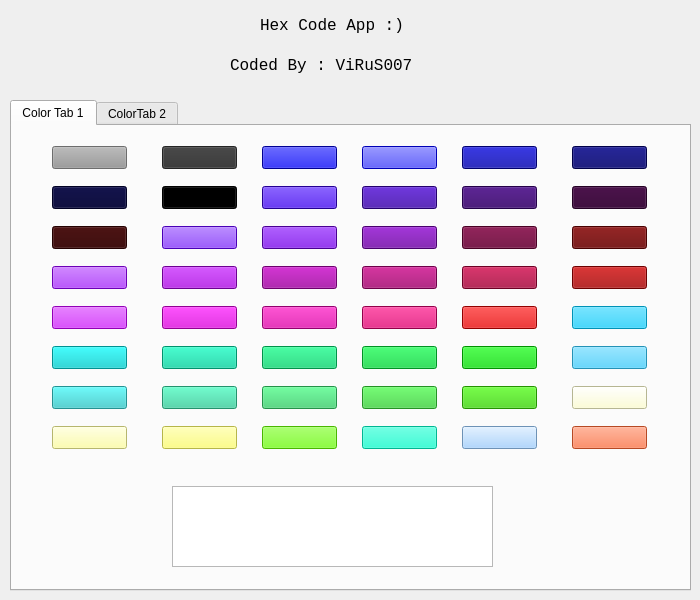
<?xml version="1.0" encoding="UTF-8"?>
<ui version="4.0">
 <class>Form</class>
 <widget class="QWidget" name="Form">
  <property name="geometry">
   <rect>
    <x>0</x>
    <y>0</y>
    <width>700</width>
    <height>600</height>
   </rect>
  </property>
  <property name="minimumSize">
   <size>
    <width>700</width>
    <height>600</height>
   </size>
  </property>
  <property name="maximumSize">
   <size>
    <width>700</width>
    <height>600</height>
   </size>
  </property>
  <property name="windowTitle">
   <string>Hex Color</string>
  </property>
  <property name="windowIcon">
   <iconset resource="file.qrc">
    <normaloff>:/image/File/Image-And-Icon/settings-icon.png</normaloff>:/image/File/Image-And-Icon/settings-icon.png</iconset>
  </property>
  <widget class="QTabWidget" name="tabWidget">
   <property name="geometry">
    <rect>
     <x>10</x>
     <y>100</y>
     <width>681</width>
     <height>491</height>
    </rect>
   </property>
   <property name="currentIndex">
    <number>0</number>
   </property>
   <widget class="QWidget" name="tab">
    <attribute name="title">
     <string>Color Tab 1</string>
    </attribute>
    <widget class="QPushButton" name="pushButton">
     <property name="geometry">
      <rect>
       <x>40</x>
       <y>20</y>
       <width>75</width>
       <height>23</height>
      </rect>
     </property>
     <property name="styleSheet">
      <string notr="true">background-color: rgb(153, 153, 153);</string>
     </property>
     <property name="text">
      <string/>
     </property>
    </widget>
    <widget class="QTextEdit" name="textEdit">
     <property name="geometry">
      <rect>
       <x>160</x>
       <y>360</y>
       <width>321</width>
       <height>81</height>
      </rect>
     </property>
     <property name="font">
      <font>
       <pointsize>14</pointsize>
      </font>
     </property>
    </widget>
    <widget class="QPushButton" name="pushButton_2">
     <property name="geometry">
      <rect>
       <x>150</x>
       <y>20</y>
       <width>75</width>
       <height>23</height>
      </rect>
     </property>
     <property name="styleSheet">
      <string notr="true">background-color: rgb(51, 51, 51);</string>
     </property>
     <property name="text">
      <string/>
     </property>
    </widget>
    <widget class="QPushButton" name="pushButton_3">
     <property name="geometry">
      <rect>
       <x>250</x>
       <y>20</y>
       <width>75</width>
       <height>23</height>
      </rect>
     </property>
     <property name="styleSheet">
      <string notr="true">background-color: rgb(0, 0, 204);</string>
     </property>
     <property name="text">
      <string/>
     </property>
    </widget>
    <widget class="QPushButton" name="pushButton_4">
     <property name="geometry">
      <rect>
       <x>350</x>
       <y>20</y>
       <width>75</width>
       <height>23</height>
      </rect>
     </property>
     <property name="styleSheet">
      <string notr="true">background-color: rgb(0, 0, 255);</string>
     </property>
     <property name="text">
      <string/>
     </property>
    </widget>
    <widget class="QPushButton" name="pushButton_5">
     <property name="geometry">
      <rect>
       <x>450</x>
       <y>20</y>
       <width>75</width>
       <height>23</height>
      </rect>
     </property>
     <property name="styleSheet">
      <string notr="true">background-color: rgb(0, 0, 153);</string>
     </property>
     <property name="text">
      <string/>
     </property>
    </widget>
    <widget class="QPushButton" name="pushButton_6">
     <property name="geometry">
      <rect>
       <x>560</x>
       <y>20</y>
       <width>75</width>
       <height>23</height>
      </rect>
     </property>
     <property name="styleSheet">
      <string notr="true">background-color: rgb(0, 0, 102);</string>
     </property>
     <property name="text">
      <string/>
     </property>
    </widget>
    <widget class="QPushButton" name="pushButton_7">
     <property name="geometry">
      <rect>
       <x>40</x>
       <y>60</y>
       <width>75</width>
       <height>23</height>
      </rect>
     </property>
     <property name="styleSheet">
      <string notr="true">background-color: rgb(0, 0, 51);</string>
     </property>
     <property name="text">
      <string/>
     </property>
    </widget>
    <widget class="QPushButton" name="pushButton_8">
     <property name="geometry">
      <rect>
       <x>150</x>
       <y>60</y>
       <width>75</width>
       <height>23</height>
      </rect>
     </property>
     <property name="styleSheet">
      <string notr="true">background-color: rgb(0, 0, 0);</string>
     </property>
     <property name="text">
      <string/>
     </property>
    </widget>
    <widget class="QPushButton" name="pushButton_9">
     <property name="geometry">
      <rect>
       <x>250</x>
       <y>60</y>
       <width>75</width>
       <height>23</height>
      </rect>
     </property>
     <property name="styleSheet">
      <string notr="true">background-color: rgb(51, 0, 204);</string>
     </property>
     <property name="text">
      <string/>
     </property>
    </widget>
    <widget class="QPushButton" name="pushButton_10">
     <property name="geometry">
      <rect>
       <x>350</x>
       <y>60</y>
       <width>75</width>
       <height>23</height>
      </rect>
     </property>
     <property name="styleSheet">
      <string notr="true">background-color: rgb(51, 0, 153);</string>
     </property>
     <property name="text">
      <string/>
     </property>
    </widget>
    <widget class="QPushButton" name="pushButton_11">
     <property name="geometry">
      <rect>
       <x>450</x>
       <y>60</y>
       <width>75</width>
       <height>23</height>
      </rect>
     </property>
     <property name="styleSheet">
      <string notr="true">background-color: rgb(51, 0, 102);</string>
     </property>
     <property name="text">
      <string/>
     </property>
    </widget>
    <widget class="QPushButton" name="pushButton_12">
     <property name="geometry">
      <rect>
       <x>560</x>
       <y>60</y>
       <width>75</width>
       <height>23</height>
      </rect>
     </property>
     <property name="styleSheet">
      <string notr="true">background-color: rgb(51, 0, 51);</string>
     </property>
     <property name="text">
      <string/>
     </property>
    </widget>
    <widget class="QPushButton" name="pushButton_13">
     <property name="geometry">
      <rect>
       <x>40</x>
       <y>100</y>
       <width>75</width>
       <height>23</height>
      </rect>
     </property>
     <property name="styleSheet">
      <string notr="true">background-color: rgb(51, 0, 0);</string>
     </property>
     <property name="text">
      <string/>
     </property>
    </widget>
    <widget class="QPushButton" name="pushButton_14">
     <property name="geometry">
      <rect>
       <x>150</x>
       <y>100</y>
       <width>75</width>
       <height>23</height>
      </rect>
     </property>
     <property name="styleSheet">
      <string notr="true">background-color: rgb(102, 0, 255);</string>
     </property>
     <property name="text">
      <string/>
     </property>
    </widget>
    <widget class="QPushButton" name="pushButton_15">
     <property name="geometry">
      <rect>
       <x>250</x>
       <y>100</y>
       <width>75</width>
       <height>23</height>
      </rect>
     </property>
     <property name="styleSheet">
      <string notr="true">background-color: rgb(102, 0, 204);</string>
     </property>
     <property name="text">
      <string/>
     </property>
    </widget>
    <widget class="QPushButton" name="pushButton_16">
     <property name="geometry">
      <rect>
       <x>350</x>
       <y>100</y>
       <width>75</width>
       <height>23</height>
      </rect>
     </property>
     <property name="styleSheet">
      <string notr="true">background-color: rgb(102, 0, 153);</string>
     </property>
     <property name="text">
      <string/>
     </property>
    </widget>
    <widget class="QPushButton" name="pushButton_17">
     <property name="geometry">
      <rect>
       <x>450</x>
       <y>100</y>
       <width>75</width>
       <height>23</height>
      </rect>
     </property>
     <property name="styleSheet">
      <string notr="true">background-color: rgb(102, 0, 51);</string>
     </property>
     <property name="text">
      <string/>
     </property>
    </widget>
    <widget class="QPushButton" name="pushButton_18">
     <property name="geometry">
      <rect>
       <x>560</x>
       <y>100</y>
       <width>75</width>
       <height>23</height>
      </rect>
     </property>
     <property name="styleSheet">
      <string notr="true">background-color: rgb(102, 0, 0);</string>
     </property>
     <property name="text">
      <string/>
     </property>
    </widget>
    <widget class="QPushButton" name="pushButton_19">
     <property name="geometry">
      <rect>
       <x>40</x>
       <y>140</y>
       <width>75</width>
       <height>23</height>
      </rect>
     </property>
     <property name="styleSheet">
      <string notr="true">background-color: rgb(153, 0, 255);</string>
     </property>
     <property name="text">
      <string/>
     </property>
    </widget>
    <widget class="QPushButton" name="pushButton_20">
     <property name="geometry">
      <rect>
       <x>150</x>
       <y>140</y>
       <width>75</width>
       <height>23</height>
      </rect>
     </property>
     <property name="styleSheet">
      <string notr="true">background-color: rgb(153, 0, 204);</string>
     </property>
     <property name="text">
      <string/>
     </property>
    </widget>
    <widget class="QPushButton" name="pushButton_21">
     <property name="geometry">
      <rect>
       <x>250</x>
       <y>140</y>
       <width>75</width>
       <height>23</height>
      </rect>
     </property>
     <property name="styleSheet">
      <string notr="true">background-color: rgb(153, 0, 153);</string>
     </property>
     <property name="text">
      <string/>
     </property>
    </widget>
    <widget class="QPushButton" name="pushButton_22">
     <property name="geometry">
      <rect>
       <x>350</x>
       <y>140</y>
       <width>75</width>
       <height>23</height>
      </rect>
     </property>
     <property name="styleSheet">
      <string notr="true">background-color: rgb(153, 0, 102);</string>
     </property>
     <property name="text">
      <string/>
     </property>
    </widget>
    <widget class="QPushButton" name="pushButton_23">
     <property name="geometry">
      <rect>
       <x>450</x>
       <y>140</y>
       <width>75</width>
       <height>23</height>
      </rect>
     </property>
     <property name="styleSheet">
      <string notr="true">background-color: rgb(153, 0, 51);</string>
     </property>
     <property name="text">
      <string/>
     </property>
    </widget>
    <widget class="QPushButton" name="pushButton_24">
     <property name="geometry">
      <rect>
       <x>560</x>
       <y>140</y>
       <width>75</width>
       <height>23</height>
      </rect>
     </property>
     <property name="styleSheet">
      <string notr="true">background-color: rgb(153, 0, 0);</string>
     </property>
     <property name="text">
      <string/>
     </property>
    </widget>
    <widget class="QPushButton" name="pushButton_25">
     <property name="geometry">
      <rect>
       <x>40</x>
       <y>180</y>
       <width>75</width>
       <height>23</height>
      </rect>
     </property>
     <property name="styleSheet">
      <string notr="true">background-color: rgb(204, 0, 255);</string>
     </property>
     <property name="text">
      <string/>
     </property>
    </widget>
    <widget class="QPushButton" name="pushButton_26">
     <property name="geometry">
      <rect>
       <x>150</x>
       <y>180</y>
       <width>75</width>
       <height>23</height>
      </rect>
     </property>
     <property name="styleSheet">
      <string notr="true">background-color: rgb(204, 0, 204);</string>
     </property>
     <property name="text">
      <string/>
     </property>
    </widget>
    <widget class="QPushButton" name="pushButton_27">
     <property name="geometry">
      <rect>
       <x>250</x>
       <y>180</y>
       <width>75</width>
       <height>23</height>
      </rect>
     </property>
     <property name="styleSheet">
      <string notr="true">background-color: rgb(204, 0, 153);</string>
     </property>
     <property name="text">
      <string/>
     </property>
    </widget>
    <widget class="QPushButton" name="pushButton_28">
     <property name="geometry">
      <rect>
       <x>350</x>
       <y>180</y>
       <width>75</width>
       <height>23</height>
      </rect>
     </property>
     <property name="styleSheet">
      <string notr="true">background-color: rgb(204, 0, 102);</string>
     </property>
     <property name="text">
      <string/>
     </property>
    </widget>
    <widget class="QPushButton" name="pushButton_29">
     <property name="geometry">
      <rect>
       <x>450</x>
       <y>180</y>
       <width>75</width>
       <height>23</height>
      </rect>
     </property>
     <property name="styleSheet">
      <string notr="true">background-color: rgb(204, 0, 0);</string>
     </property>
     <property name="text">
      <string/>
     </property>
    </widget>
    <widget class="QPushButton" name="pushButton_30">
     <property name="geometry">
      <rect>
       <x>560</x>
       <y>180</y>
       <width>75</width>
       <height>23</height>
      </rect>
     </property>
     <property name="styleSheet">
      <string notr="true">background-color: rgb(0, 204, 255);</string>
     </property>
     <property name="text">
      <string/>
     </property>
    </widget>
    <widget class="QPushButton" name="pushButton_31">
     <property name="geometry">
      <rect>
       <x>40</x>
       <y>220</y>
       <width>75</width>
       <height>23</height>
      </rect>
     </property>
     <property name="styleSheet">
      <string notr="true">background-color: rgb(0, 204, 204);</string>
     </property>
     <property name="text">
      <string/>
     </property>
    </widget>
    <widget class="QPushButton" name="pushButton_32">
     <property name="geometry">
      <rect>
       <x>150</x>
       <y>220</y>
       <width>75</width>
       <height>23</height>
      </rect>
     </property>
     <property name="styleSheet">
      <string notr="true">background-color: rgb(0, 204, 153);</string>
     </property>
     <property name="text">
      <string/>
     </property>
    </widget>
    <widget class="QPushButton" name="pushButton_33">
     <property name="geometry">
      <rect>
       <x>250</x>
       <y>220</y>
       <width>75</width>
       <height>23</height>
      </rect>
     </property>
     <property name="styleSheet">
      <string notr="true">background-color: rgb(0, 204, 102);</string>
     </property>
     <property name="text">
      <string/>
     </property>
    </widget>
    <widget class="QPushButton" name="pushButton_34">
     <property name="geometry">
      <rect>
       <x>350</x>
       <y>220</y>
       <width>75</width>
       <height>23</height>
      </rect>
     </property>
     <property name="styleSheet">
      <string notr="true">background-color: rgb(0, 204, 51);</string>
     </property>
     <property name="text">
      <string/>
     </property>
    </widget>
    <widget class="QPushButton" name="pushButton_35">
     <property name="geometry">
      <rect>
       <x>450</x>
       <y>220</y>
       <width>75</width>
       <height>23</height>
      </rect>
     </property>
     <property name="styleSheet">
      <string notr="true">background-color: rgb(0, 204, 0);</string>
     </property>
     <property name="text">
      <string/>
     </property>
    </widget>
    <widget class="QPushButton" name="pushButton_36">
     <property name="geometry">
      <rect>
       <x>560</x>
       <y>220</y>
       <width>75</width>
       <height>23</height>
      </rect>
     </property>
     <property name="styleSheet">
      <string notr="true">background-color: rgb(51, 204, 255);</string>
     </property>
     <property name="text">
      <string/>
     </property>
    </widget>
    <widget class="QPushButton" name="pushButton_37">
     <property name="geometry">
      <rect>
       <x>40</x>
       <y>260</y>
       <width>75</width>
       <height>23</height>
      </rect>
     </property>
     <property name="styleSheet">
      <string notr="true">background-color: rgb(51, 204, 204);</string>
     </property>
     <property name="text">
      <string/>
     </property>
    </widget>
    <widget class="QPushButton" name="pushButton_38">
     <property name="geometry">
      <rect>
       <x>150</x>
       <y>260</y>
       <width>75</width>
       <height>23</height>
      </rect>
     </property>
     <property name="styleSheet">
      <string notr="true">background-color: rgb(51, 204, 153);</string>
     </property>
     <property name="text">
      <string/>
     </property>
    </widget>
    <widget class="QPushButton" name="pushButton_39">
     <property name="geometry">
      <rect>
       <x>250</x>
       <y>260</y>
       <width>75</width>
       <height>23</height>
      </rect>
     </property>
     <property name="styleSheet">
      <string notr="true">background-color: rgb(51, 204, 102);</string>
     </property>
     <property name="text">
      <string/>
     </property>
    </widget>
    <widget class="QPushButton" name="pushButton_40">
     <property name="geometry">
      <rect>
       <x>350</x>
       <y>260</y>
       <width>75</width>
       <height>23</height>
      </rect>
     </property>
     <property name="styleSheet">
      <string notr="true">background-color: rgb(51, 204, 51);</string>
     </property>
     <property name="text">
      <string/>
     </property>
    </widget>
    <widget class="QPushButton" name="pushButton_41">
     <property name="geometry">
      <rect>
       <x>450</x>
       <y>260</y>
       <width>75</width>
       <height>23</height>
      </rect>
     </property>
     <property name="styleSheet">
      <string notr="true">background-color: rgb(51, 204, 0);</string>
     </property>
     <property name="text">
      <string/>
     </property>
    </widget>
    <widget class="QPushButton" name="pushButton_42">
     <property name="geometry">
      <rect>
       <x>560</x>
       <y>260</y>
       <width>75</width>
       <height>23</height>
      </rect>
     </property>
     <property name="styleSheet">
      <string notr="true">background-color: rgb(255, 255, 204);</string>
     </property>
     <property name="text">
      <string/>
     </property>
    </widget>
    <widget class="QPushButton" name="pushButton_43">
     <property name="geometry">
      <rect>
       <x>40</x>
       <y>300</y>
       <width>75</width>
       <height>23</height>
      </rect>
     </property>
     <property name="styleSheet">
      <string notr="true">background-color: rgb(255, 255, 153);</string>
     </property>
     <property name="text">
      <string/>
     </property>
    </widget>
    <widget class="QPushButton" name="pushButton_44">
     <property name="geometry">
      <rect>
       <x>150</x>
       <y>300</y>
       <width>75</width>
       <height>23</height>
      </rect>
     </property>
     <property name="styleSheet">
      <string notr="true">background-color: rgb(255, 255, 102);</string>
     </property>
     <property name="text">
      <string/>
     </property>
    </widget>
    <widget class="QPushButton" name="pushButton_45">
     <property name="geometry">
      <rect>
       <x>250</x>
       <y>300</y>
       <width>75</width>
       <height>23</height>
      </rect>
     </property>
     <property name="styleSheet">
      <string notr="true">background-color: rgb(102, 255, 0);</string>
     </property>
     <property name="text">
      <string/>
     </property>
    </widget>
    <widget class="QPushButton" name="pushButton_46">
     <property name="geometry">
      <rect>
       <x>350</x>
       <y>300</y>
       <width>75</width>
       <height>23</height>
      </rect>
     </property>
     <property name="styleSheet">
      <string notr="true">background-color: rgb(0, 255, 204);</string>
     </property>
     <property name="text">
      <string/>
     </property>
    </widget>
    <widget class="QPushButton" name="pushButton_47">
     <property name="geometry">
      <rect>
       <x>450</x>
       <y>300</y>
       <width>75</width>
       <height>23</height>
      </rect>
     </property>
     <property name="styleSheet">
      <string notr="true">background-color: rgb(153, 204, 255);</string>
     </property>
     <property name="text">
      <string/>
     </property>
    </widget>
    <widget class="QPushButton" name="pushButton_48">
     <property name="geometry">
      <rect>
       <x>560</x>
       <y>300</y>
       <width>75</width>
       <height>23</height>
      </rect>
     </property>
     <property name="styleSheet">
      <string notr="true">background-color: rgb(255, 102, 51);</string>
     </property>
     <property name="text">
      <string/>
     </property>
    </widget>
   </widget>
   <widget class="QWidget" name="Tab2">
    <attribute name="title">
     <string>ColorTab 2</string>
    </attribute>
    <widget class="QLabel" name="label_3">
     <property name="geometry">
      <rect>
       <x>230</x>
       <y>180</y>
       <width>221</width>
       <height>81</height>
      </rect>
     </property>
     <property name="font">
      <font>
       <family>NSimSun</family>
       <pointsize>14</pointsize>
      </font>
     </property>
     <property name="text">
      <string>Coming sun :)</string>
     </property>
    </widget>
   </widget>
  </widget>
  <widget class="QLabel" name="label">
   <property name="geometry">
    <rect>
     <x>260</x>
     <y>10</y>
     <width>161</width>
     <height>31</height>
    </rect>
   </property>
   <property name="font">
    <font>
     <family>Lucida Console</family>
     <pointsize>12</pointsize>
    </font>
   </property>
   <property name="text">
    <string>Hex Code App :)</string>
   </property>
  </widget>
  <widget class="QLabel" name="label_2">
   <property name="geometry">
    <rect>
     <x>230</x>
     <y>50</y>
     <width>201</width>
     <height>31</height>
    </rect>
   </property>
   <property name="font">
    <font>
     <family>Lucida Console</family>
     <pointsize>12</pointsize>
    </font>
   </property>
   <property name="text">
    <string>Coded By : ViRuS007</string>
   </property>
  </widget>
 </widget>
 <resources>
  <include location="file.qrc"/>
 </resources>
 <connections/>
</ui>
